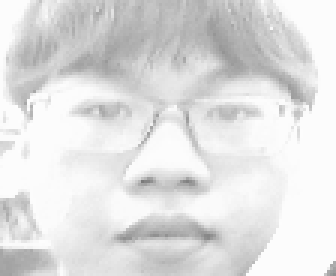
#> input picture images/Hiep/1.png, 112 x 92 px, given in place of the camera (shown 3 times larger)
$ python ChupAnh.py
#> lines starting #> are read from the running program, lines starting #| are printed output that depends on the picture
# make sure to give name of sample in line 7
import cv2, sys, numpy, os
size = 2
classifier = 'haarcascade_frontalface_default.xml'
image_dir = 'images'
try:
    print("Nhap ten cua ban: ")
    nameFolder = input() # name of person for recognition
#> the answer given: images/Hiep
    name_class = str(nameFolder)
except:
    print("You must provide a name")
    sys.exit(0)
# tim thu muc da nhap tren trong images nếu không có sẽ tạo thư mục theo tên trên
path = os.path.join(image_dir, name_class)
if not os.path.isdir(path):
    os.mkdir(path)
#Chiều cao , chiều rộng hình webcam
(im_width, im_height) = (112, 92)
# Opencv thư viện webcam sẽ lấy thông tin file haarcascade_frontalface_default.xml để nhận diện khuôn mặt
haar_cascade = cv2.CascadeClassifier(classifier)
# Mở webcam
webcam = cv2.VideoCapture(0)

# Generate name for image file
# Dặt tên cho ảnh sau khi chụp. Nếu da co anh trong folder thi cộng 1 cho gia tri ten anh
pin=sorted([int(n[:n.find('.')]) for n in os.listdir(path)
     if n[0]!='.' ]+[0])[-1] + 1

# Beginning message
print("\n\033[94mThe program will save 20 samples. \
Move your head around to increase while it runs.\033[0m\n")

# The program loops until it has 20 images of the face.
count = 0 # Gia tri dem so lan chup duoc
pause = 0
count_max = 10
# Max cho so lan chup
while count < count_max:

    # Loop until the camera is working
    # Dat gia tri rval = false
    rval = False
    while(not rval):
        #Lay du lieu anh trong webcam
        # Put the image from the webcam into 'frame'
        (rval, frame) = webcam.read()
#> frame is the input picture: shape (92, 112, 3); min 122, max 253, mean 223.8
        if(not rval):
            print("Failed to open webcam. Trying again...")

    # Get image shape
    #Chieu dai, rong khung hình
    height, width, channels = frame.shape # 640 , 480 ,3
#> height = 92; width = 112; channels = 3

    # thiết kế khung nhận dạng
    # Flip frame
    frame = cv2.flip(frame, 1)
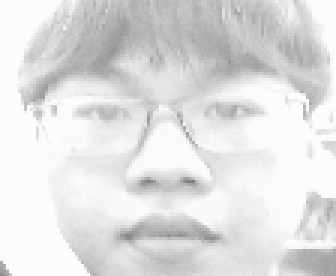
#> frame: shape (92, 112, 3) (shown 3 times larger); min 122, max 253, mean 223.8

    # Convert to grayscale
    gray = cv2.cvtColor(frame, cv2.COLOR_BGR2GRAY)

    # Scale down for speed
    mini = cv2.resize(gray, (int(gray.shape[1] / size), int(gray.shape[0] / size)))

    # Lay guong mat da nhan dang
    # Detect faces
    faces = haar_cascade.detectMultiScale(mini)
#> faces = ()

    # We only consider largest face
    faces = sorted(faces, key=lambda x: x[3])
#> faces = []
    # Nếu faces da duoc nhận dạng dung thi sẽ cat guong mat trong khung mini da tao
    if faces:
        face_i = faces[0]
        (x, y, w, h) = [v * size for v in face_i]

        face = gray[y:y + h, x:x + w]
        face_resize = cv2.resize(face, (im_width, im_height))

        # Draw rectangle and write name
        cv2.rectangle(frame, (x, y), (x + w, y + h), (0, 255, 0), 3)
        cv2.putText(frame, name_class, (x - 10, y - 10), cv2.FONT_HERSHEY_PLAIN,
            1,(0, 255, 255),2)

        # Remove false positives
        # Dieu kien khi khong nhạn dạng duoc gương mat chuan
        if(w * 6 < width or h * 6 < height):
            print("Face too small")
        else:
            # Khi nhận dạng duoc sẽ hien thi thong tin hinh anh thu may duoc chup
            # To create diversity, only save every fith detected image
            if(pause == 0):

                print("Saving training sample "+str(count+1)+"/"+str(count_max))

                # Save image file
                # Luu anh vao file
                cv2.imwrite('%s/%s.png' % (path, pin), face_resize)

                pin += 1
                count += 1

                pause = 1

    if(pause > 0):
        pause = (pause + 1) % 5
    # Ten khung webcam
    cv2.imshow('Sampling', frame)
    # Nhan q de thoat chup anh giua chung
    if cv2.waitKey(1) & 0xFF == ord('q'):
#> (key q is pressed here)
        break

$ run again, on images/Hiep/10.png
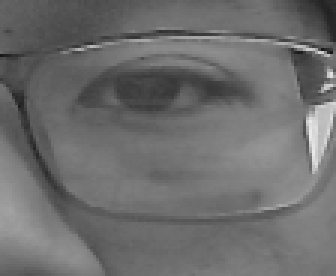
#> input picture images/Hiep/10.png, 112 x 92 px, given in place of the camera (shown 3 times larger)
#> frame is the input picture: shape (92, 112, 3); min 23, max 233, mean 109.1
#> `frame = cv2.flip(frame, 1)`:
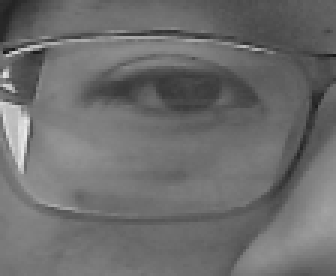
#> frame: shape (92, 112, 3) (shown 3 times larger); min 23, max 233, mean 109.1
#> `mini = cv2.resize(gray, (int(gray.shape[1] / size), int(gray.shape[0] ..`:
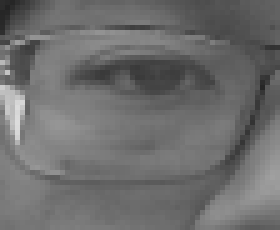
#> mini: shape (46, 56) (shown 5 times larger); min 36, max 220, mean 109.2
#> `faces = haar_cascade.detectMultiScale(mini)`: faces = ()
#> `faces = sorted(faces, key=lambda x: x[3])`: faces = []

$ run again, on images/Hiep/2.png
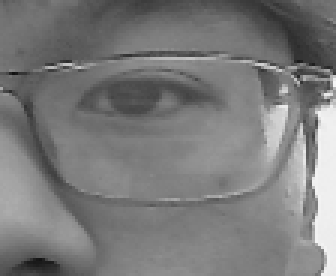
#> input picture images/Hiep/2.png, 112 x 92 px, given in place of the camera (shown 3 times larger)
#> frame is the input picture: shape (92, 112, 3); min 17, max 246, mean 122.3
#> `frame = cv2.flip(frame, 1)`:
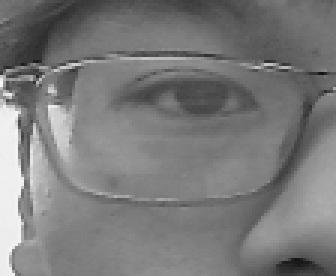
#> frame: shape (92, 112, 3) (shown 3 times larger); min 17, max 246, mean 122.3
#> `mini = cv2.resize(gray, (int(gray.shape[1] / size), int(gray.shape[0] ..`:
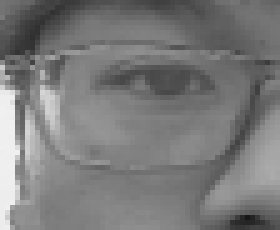
#> mini: shape (46, 56) (shown 5 times larger); min 23, max 241, mean 122.4
#> `faces = haar_cascade.detectMultiScale(mini)`: faces = ()
#> `faces = sorted(faces, key=lambda x: x[3])`: faces = []

$ run again, on images/Hiep/3.png
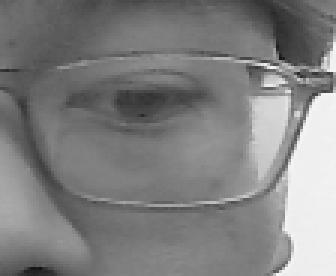
#> input picture images/Hiep/3.png, 112 x 92 px, given in place of the camera (shown 3 times larger)
#> frame is the input picture: shape (92, 112, 3); min 17, max 245, mean 128.5
#> `frame = cv2.flip(frame, 1)`:
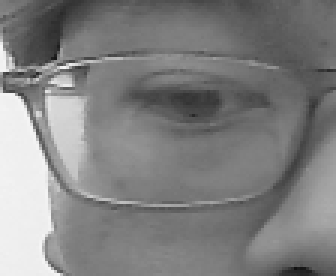
#> frame: shape (92, 112, 3) (shown 3 times larger); min 17, max 245, mean 128.5
#> `mini = cv2.resize(gray, (int(gray.shape[1] / size), int(gray.shape[0] ..`:
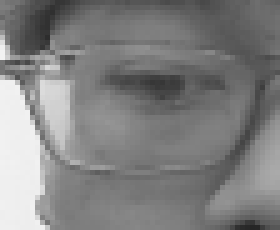
#> mini: shape (46, 56) (shown 5 times larger); min 38, max 242, mean 128.6
#> `faces = haar_cascade.detectMultiScale(mini)`: faces = ()
#> `faces = sorted(faces, key=lambda x: x[3])`: faces = []
